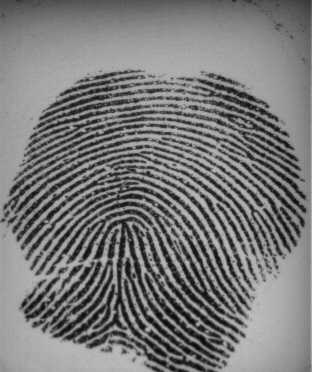
#> input picture dataset/training/Fake/10_4.png, 312 x 372 px, given as the content of the folder dataset/training/Fake/10_4.png, which was not available
$ python recognize.py --training dataset/training/Fake/10_4.png --testing dataset/training/Fake/10_5.png
#> lines starting #> are read from the running program, lines starting #| are printed output that depends on the picture; pictures that were not available may be replaced by others from this repository, and a replacement may not be noted
### localbinarypatterns.py
# import the necessary packages
from skimage import feature
import numpy as np

class LocalBinaryPatterns:
    def __init__(self, numPoints, radius):

    # store the number of points and radius
        self.numPoints = numPoints
        self.radius = radius

    def describe(self, image, eps=1e-7):

        # compute the Local Binary Pattern representation
        # of the image, and then use the LBP representation
        # to build the histogram of patterns

        lbp = feature.local_binary_pattern(image, self.numPoints, self.radius, method="uniform")
        (hist, _) = np.histogram(lbp.ravel(), bins=np.arange(0, self.numPoints + 3), range=(0, self.numPoints + 2))

        # normalize the histogram
        hist = hist.astype("float")
        hist /= (hist.sum() + eps)

        # return the histogram of Local Binary Patterns
        return hist

### recognize.py
from localbinarypatterns import LocalBinaryPatterns
from sklearn.svm import LinearSVC
from imutils import paths
import matplotlib.pyplot as plt
import argparse
import cv2
import os
from sklearn.metrics import confusion_matrix
from sklearn.metrics import accuracy_score
from sklearn.metrics import precision_score
from sklearn.metrics import recall_score

# construct the argument parse and parse the arguments
ap = argparse.ArgumentParser()
ap.add_argument("-t", "--training", required=True, help="path to the training images")
ap.add_argument("-e", "--testing", required=True,  help="path to the tesitng images")
args = vars(ap.parse_args())

# initialize the local binary patterns descriptor along with
# the data and label lists
desc = LocalBinaryPatterns(24, 8)
data = []
labels = []

data2 = []
labels2 = []

pridicted_label_set=[]

# loop over the training images
for imagePath in paths.list_images(args["training"]):
    # load the image, convert it to grayscale, and describe it
    image = cv2.imread(imagePath)
#> image is the input picture: shape (372, 312, 3); min 7, max 193, mean 120.4
    gray = cv2.cvtColor(image, cv2.COLOR_BGR2GRAY)
    hist = desc.describe(gray)
#> in describe, `lbp = feature.local_binary_pattern(image, self.numPoints, self.radius,..`:
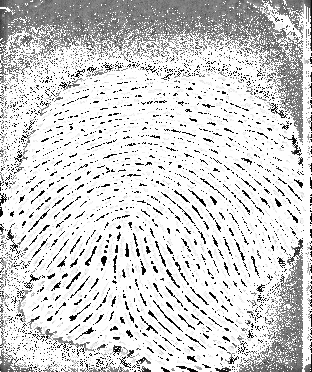
#> lbp: shape (372, 312) float64; min 0, max 25, mean 20.7; drawn with min black and max white
#> in describe, `(hist, _) = np.histogram(lbp.ravel(), bins=np.arange(0, self.numPoints..`: hist = 26 values, max 79207 at index 25, min 148 at index 18, mean 4464
#> in describe, `hist /= (hist.sum() + eps)`: hist = 26 values, max 0.682 at index 25, min 0.00128 at index 18, mean 0.0385
    # extract the label from the image path, then update the
    # label and data lists
    labels.append(imagePath.split(os.path.sep)[-2])
    data.append(hist)

# train a Linear SVM on the data
model = LinearSVC(C=100.0, random_state=42)
#> (the run stopped early here; a loop or call above may not have finished)

$ run again, on dataset/training/Live/10_4.png
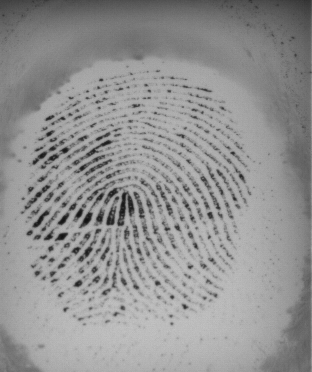
#> input picture dataset/training/Live/10_4.png, 312 x 372 px, given as the content of the folder dataset/training/Live/10_4.png, which was not available
#> image is the input picture: shape (372, 312, 3); min 15, max 200, mean 146.7
#> in describe, `lbp = feature.local_binary_pattern(image, self.numPoints, self.radius,..`:
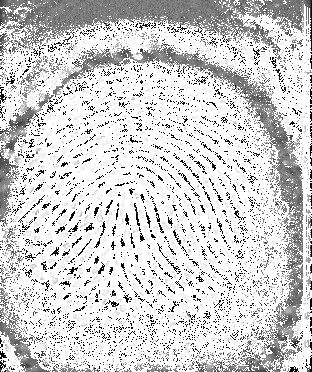
#> lbp: shape (372, 312) float64; min 0, max 25, mean 20.5; drawn with min black and max white
#> in describe, `(hist, _) = np.histogram(lbp.ravel(), bins=np.arange(0, self.numPoints..`: hist = 26 values, max 76431 at index 25, min 251 at index 5, mean 4464
#> in describe, `hist /= (hist.sum() + eps)`: hist = 26 values, max 0.659 at index 25, min 0.00216 at index 5, mean 0.0385

$ run again, on dataset/training/Live/11_1.png
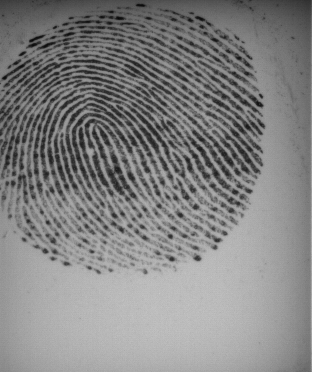
#> input picture dataset/training/Live/11_1.png, 312 x 372 px, given as the content of the folder dataset/training/Live/11_1.png, which was not available
#> image is the input picture: shape (372, 312, 3); min 7, max 201, mean 131.1
#> in describe, `lbp = feature.local_binary_pattern(image, self.numPoints, self.radius,..`:
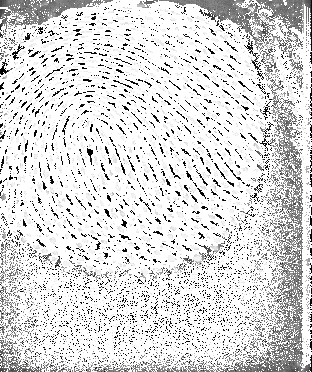
#> lbp: shape (372, 312) float64; min 0, max 25, mean 21.4; drawn with min black and max white
#> in describe, `(hist, _) = np.histogram(lbp.ravel(), bins=np.arange(0, self.numPoints..`: hist = 26 values, max 83528 at index 25, min 164 at index 20, mean 4464
#> in describe, `hist /= (hist.sum() + eps)`: hist = 26 values, max 0.72 at index 25, min 0.00141 at index 20, mean 0.0385
